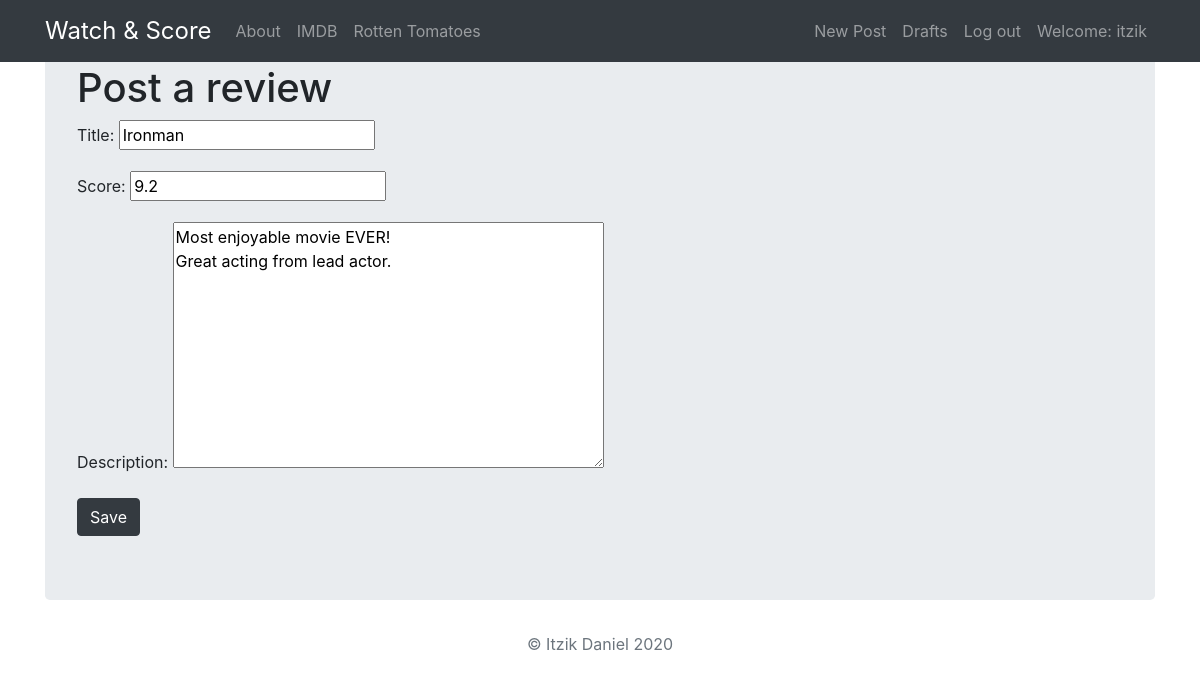
Page /post/6/edit/ (signed in) on the committed database.
### movies_app/models.py (models this page shows, shortened)
class Post(models.Model):
    post_user = models.ForeignKey('auth.User',on_delete=models.CASCADE)
    title = models.CharField(max_length=256)
    score = models.DecimalField(max_digits=2, decimal_places=1)
    description = models.TextField()
    created_date = models.DateTimeField(default=timezone.now)
    published_date = models.DateTimeField(blank=True, null=True)

### movies_app/views.py (the view, shortened to what this page needs)
# urls.py: path('post/<int:pk>/edit/', views.PostUpdateView.as_view(), name='post_edit'),
class PostUpdateView(LoginRequiredMixin,UserPassesTestMixin,UpdateView):
    login_url = '/login/'
    redirect_field_name = 'movies_app/post_detail.html'
    model = Post
    fields = ('title','score', 'description')
    def test_func(self):
        post = self.get_object()
        if self.request.user == post.post_user:
            return True
        return False

### movies_app/templates/movies_app/post_form.html (shortened to what this page needs)
{% extends 'movies_app/base.html' %}
{% block content %}
    <h1>Post a review</h1>
    <form method="POST">
    {{form.as_p}}
    <button type="submit" class="btn btn-dark">Save</button>
    </form>
{% endblock %}

### movies_app/templates/movies_app/base.html (shortened to what this page needs)
<!DOCTYPE html>
{% load static %}
<html>
  <head>
    <link href="https://stackpath.bootstrapcdn.com/bootstrap/4.4.1/css/bootstrap.min.css" rel="stylesheet">
    <link href="https://maxcdn.bootstrapcdn.com/font-awesome/4.7.0/css/font-awesome.min.css" rel="stylesheet">
    <link rel="stylesheet" href="{% static 'css/movie.css' %}">
  </head>
  <body>
      <nav class="navbar navbar-expand-md navbar navbar-dark bg-dark fixed-top">
      <div class="container">
        <div class="navbar-nav align-items-center">
          <a class="navbar-brand brand" href="{% url 'post_list' %}">Watch & Score</a>
          <a class="nav-item nav-link" href="{% url 'about' %}">About</a>
          <a class="nav-item nav-link" href="https://www.imdb.com/">IMDB</a>
          <a class="nav-item nav-link" href="https://www.rottentomatoes.com/">Rotten Tomatoes</a>
        </div>
        <div class="navbar-nav align-items-center ml-auto">
          {% if user.is_authenticated %}
            <a class="nav-item nav-link" href="{% url 'post_new' %}">New Post</a>
            <a class="nav-item nav-link" href="{% url 'draft_list' %}">Drafts</a>
            <a class="nav-item nav-link" href="{% url 'accounts:logout' %}">Log out</a>
            <a class="nav-item nav-link">Welcome: {{ user.username }}</a>
          {% else %}
            <a class="nav-item nav-link" href="{% url 'accounts:login' %}" >Log in</a>
            <a class="nav-item nav-link" href="{% url 'accounts:signup' %}">Sign up</a>
          {% endif %}
        </div>
      </div>
    </nav>
         <div class="container">
          <div class="jumbotron">
              <div class="row">
                  <div class="col-md-8">
                      {% block content %}
                      {% endblock %}
                    </div>
                  </div>
              </div>
          </div>
  </body>
</html>
<footer class="text-muted">
  <div class="container text-center">
    <p>© Itzik Daniel {% now "Y" %}</p>
    </div>
</footer>

### movies_app/static/css/movie.css (style rules this page uses)
.brand { font-size: 1.5em; }

### rows in the picture
Post: title "Ironman", score "9.2", description "Most enjoyable movie EVER! Great acting from lead actor."

### other values in the picture
{{ user.username }} "itzik"
